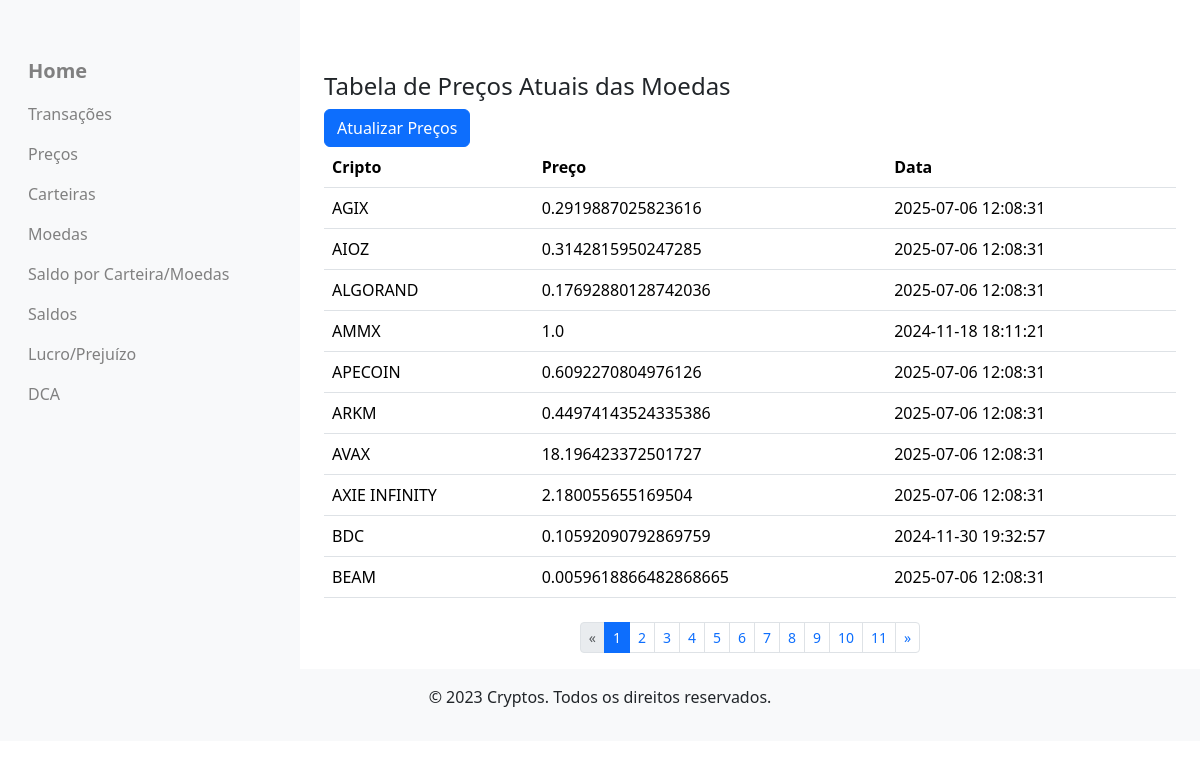
Screenshot of /prices (signed in) with the database file from the repository.
### criptoControl/models.py (models this page shows)
class Cryptocurrency(db.Model):
    __tablename__ = 'cryptocurrencies'
    crypto_id = db.Column(db.Integer, primary_key=True)
    crypto_name = db.Column(db.String, unique=True, nullable=False)
    crypto_symbol = db.Column(db.String, unique=True, nullable=False)
    crypto_status = db.Column(db.String(1), nullable=False, default='N')
    balances = db.relationship('WalletBalance', back_populates='cryptocurrency')
    """
    Representa uma criptomoeda no sistema.

    A classe Cryptocurrency mapeia para a tabela 'cryptocurrencies' no banco de dados e contém
    informações sobre as criptomoedas, incluindo nome, símbolo e status. Também define um relacionamento
    com a tabela 'WalletBalance', permitindo acessar os saldos das criptomoedas nas carteiras dos usuários.

    Atributos:
        crypto_id (int): Identificador único da criptomoeda (chave primária).
        crypto_name (str): Nome da criptomoeda (ex: Bitcoin, Ethereum).
        crypto_symbol (str): Símbolo da criptomoeda (ex: BTC, ETH).
        crypto_status (str): Status da criptomoeda ('N' para ativa, 'I' para inativa).
        balances (list): Relacionamento de um para muitos com a tabela 'wallet_balances',
                          representando os saldos da criptomoeda nas carteiras.

    Métodos:
        __repr__(self): Retorna uma representação legível do objeto Cryptocurrency, exibindo o nome e símbolo.
    """

### criptoControl/routes/views_databases.py (the view)
@views_db_bp.route('/prices')
@login_required
def prices():
    try:
        current_page = request.args.get('page', 1, type=int)
        per_page = 10  # Número de itens por página (pode ser ajustado conforme necessário)
        offset = (current_page - 1) * per_page
        with create_session() as session:
            subquery = (
                session.query(Price.price_crypto_id, func.max(Price.price_consult_datetime).label('latest_timestamp'))
                .group_by(Price.price_crypto_id)
                .subquery()
            )
            total_prices = (
                session.query(Price)
                .join(subquery, (Price.price_crypto_id == subquery.c.price_crypto_id) &
                                (Price.price_consult_datetime == subquery.c.latest_timestamp))
                .join(Cryptocurrency, Price.price_crypto_id == Cryptocurrency.crypto_id)
                .filter(Cryptocurrency.crypto_status == 'N')
                .count()
            )
            total_pages = (total_prices + per_page - 1) // per_page  # Arredonda para cima
            prices = (
                session.query(Price)
                .options(joinedload(Price.price_cryptocurrency))  # Carrega dados relacionados
                .join(subquery, (Price.price_crypto_id == subquery.c.price_crypto_id) &
                                (Price.price_consult_datetime == subquery.c.latest_timestamp))
                .join(Cryptocurrency, Price.price_crypto_id == Cryptocurrency.crypto_id)
                .filter(Cryptocurrency.crypto_status == 'N')
                .order_by(Cryptocurrency.crypto_symbol)
                .limit(per_page)
                .offset(offset)
                .all()
            )
    except Exception as e:
        flash(f"Ocorreu um erro: {e}")
        prices = []
    return render_template(
        'views_databases/prices.html',
        prices=prices,
        current_page=current_page,
        total_pages=total_pages,
        endpoint='views.prices'
    )

### criptoControl/__init__.py (called while the page is built)
@login_manager.user_loader
def load_user(user_id):
    from criptoControl.models import User
    return User.query.get(int(user_id))

### criptoControl/routes/views_databases.py (called while the page is built)
def create_session():
    return sessionmaker(bind=db.engine)()

### criptoControl/templates/views_databases/prices.html (shortened to what this page needs)
{% extends 'index.html' %}
{% block body %}
<div class="container">
  <caption>
    <div>
      <h4 class="mt-4">Tabela de Preços Atuais das Moedas</h4>
      <a class="btn btn-primary" href="#" onclick="document.getElementById('atualizar-prices-form').submit();">Atualizar
        Preços
      </a>
    </div>
  </caption>
  <table class="table">
    <thead>
      <tr>
        <th>Cripto</th>
        <th>Preço</th>
        <th>Data</th>
      </tr>
    </thead>
    <tbody>
      {% for price in prices %}
      <tr>
        <td>{{ price.price_cryptocurrency.crypto_name }}</td>
        <td>{{ price.price }}</td>
        <td>{{ price.price_consult_datetime }}</td>
      </tr>
      {% endfor %}
    </tbody>
  </table>
  {% include 'pagination.html' %}
</div>
{% endblock %}

### rows the page displays
Cryptocurrency: price_cryptocurrency.crypto_name "AGIX"
Cryptocurrency: price_cryptocurrency.crypto_name "AIOZ"
Cryptocurrency: price_cryptocurrency.crypto_name "ALGORAND"
Cryptocurrency: price_cryptocurrency.crypto_name "AMMX"
Cryptocurrency: price_cryptocurrency.crypto_name "APECOIN"
Cryptocurrency: price_cryptocurrency.crypto_name "ARKM"
Cryptocurrency: price_cryptocurrency.crypto_name "AVAX"
Cryptocurrency: price_cryptocurrency.crypto_name "AXIE INFINITY"
Cryptocurrency: price_cryptocurrency.crypto_name "BDC"
Cryptocurrency: price_cryptocurrency.crypto_name "BEAM"

### other values shown
{{ price.price }} "0.2919887025823616" "0.3142815950247285" "0.17692880128742036" "1.0" "0.6092270804976126" "0.44974143524335386" "18.196423372501727" "2.180055655169504" "0.10592090792869759" "0.0059618866482868665"
{{ price.price_consult_datetime }} "2025-07-06 12:08:31" "2025-07-06 12:08:31" "2025-07-06 12:08:31" "2024-11-18 18:11:21" "2025-07-06 12:08:31" "2025-07-06 12:08:31" "2025-07-06 12:08:31" "2025-07-06 12:08:31" "2024-11-30 19:32:57" "2025-07-06 12:08:31"
{{ page }} "1" "2" "3" "4" "5" "6" "7" "8" "9" "10" "11"
